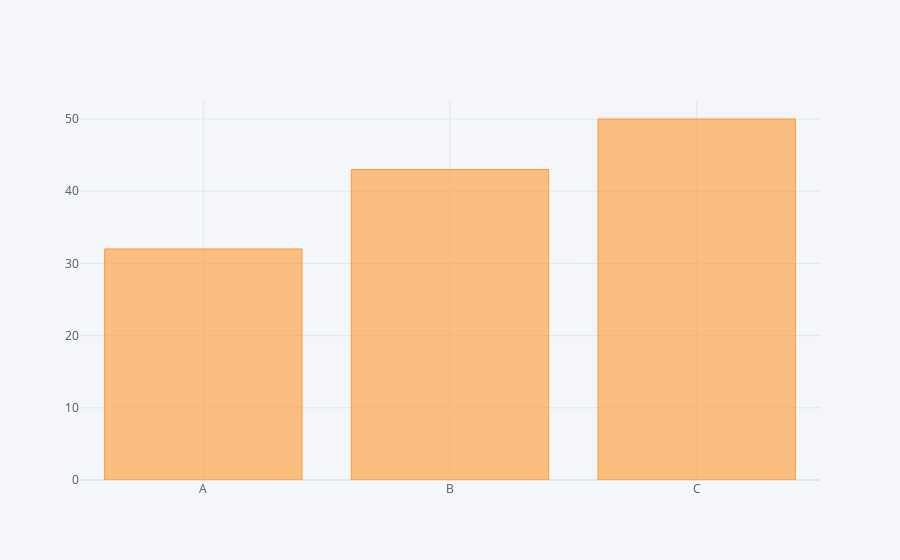

The notebook cell this image was saved under:
### Markdown cell above
## Bar Plots

### Code cell
df2.iplot(kind='bar',x='Category',y='Values')

### Figure 1 — Plotly figure (JSON) as saved in the notebook; plotly's stock layout.template omitted (floating-point values rounded to 4 significant figures)
{"data": [{"marker": {"color": "rgba(255, 153, 51, 0.6)", "line": {"color": "rgba(255, 153, 51, 1.0)", "width": 1}}, "name": "Values", "orientation": "v", "text": "", "type": "bar", "x": ["A", "B", "C"], "y": [32, 43, 50]}], "layout": {"legend": {"bgcolor": "#F5F6F9", "font": {"color": "#4D5663"}}, "paper_bgcolor": "#F5F6F9", "plot_bgcolor": "#F5F6F9", "title": {"font": {"color": "#4D5663"}}, "xaxis": {"gridcolor": "#E1E5ED", "showgrid": true, "tickfont": {"color": "#4D5663"}, "title": {"font": {"color": "#4D5663"}, "text": ""}, "zerolinecolor": "#E1E5ED"}, "yaxis": {"gridcolor": "#E1E5ED", "showgrid": true, "tickfont": {"color": "#4D5663"}, "title": {"font": {"color": "#4D5663"}, "text": ""}, "zerolinecolor": "#E1E5ED"}}}
